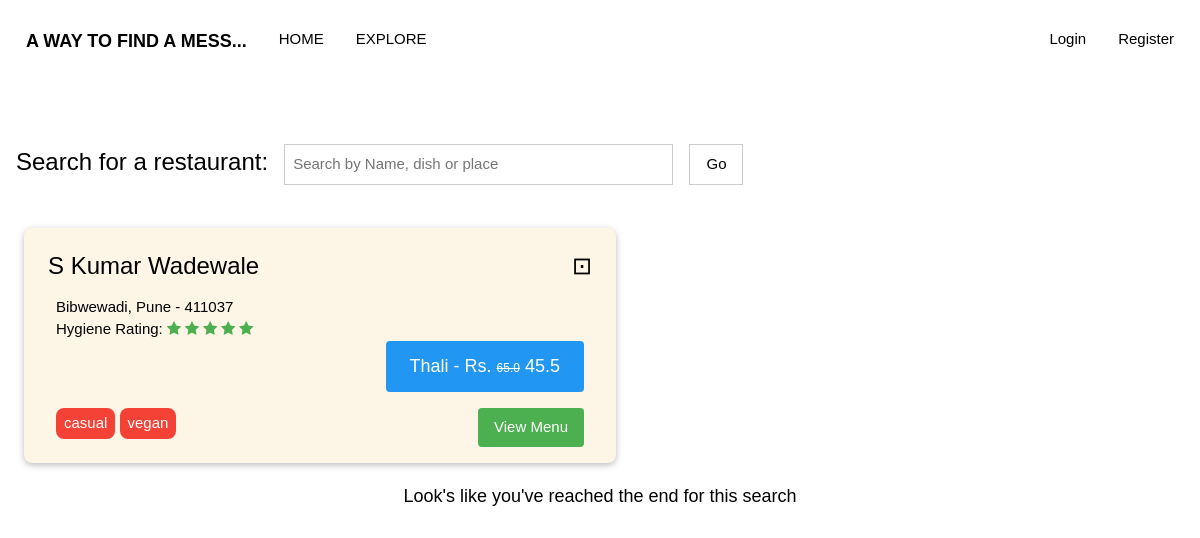
The page /search?text_query_name= on the database its author committed.
### main.py (models this page shows)
class RestaurantsDB(db.Model):
	id = db.Column(db.Integer, primary_key=True, unique=True)
	name = db.Column(db.String(80))
	menu = db.Column(db.String(80))
	rating = db.Column(db.Integer)
	address = db.Column(db.String(80))
	phone = db.Column(db.String(20))
	opening_timing = db.Column(db.String(80))
	closing_timing = db.Column(db.String(80))
	tags = db.Column(db.String(80))
	owner = db.Column(db.Integer)
	images = db.relationship('ImagesDB', backref='parent_rest')
	monthly_items = db.Column(db.String(300))
	vegetarian = db.Column(db.Boolean)
	average_cost = db.Column(db.Float)
	orders = db.Column(db.String)
	main_menu_name = db.Column(db.String)
	main_menu_price = db.Column(db.Float)

### main.py (the view, shortened to what this page needs)
@app.route("/search", methods=["GET"])
def search():
	query_result = []
	if request.method == "GET":
		text_query = request.args.get("text_query_name")
		if text_query != None:
			text_query_list = text_query.split()
			query_result = RestaurantsDB.query.filter(RestaurantsDB.name.contains(text_query), RestaurantsDB.rating.isnot(None)).all()
			for restaurant in RestaurantsDB.query.all():
				print(restaurant.rating)
				if restaurant in query_result or restaurant.rating == None:
					continue
		else:
			text_query = ""
	if "user" in session:
		loggedIn = [session["username"], session["account_type"], session["user"]]
	else:
		loggedIn = None
	return render_template("search.html", logged_in=loggedIn, query_result=query_result, text_query=text_query)

### templates/search.html (shortened to what this page needs)
{% extends "base.html" %}
{% block css %}
	<link rel="stylesheet" href="http://static.sasongsmat.nu/fonts/vegetarian.css" />
{% endblock %}
{% block content %}
	<form method="get">
		<div class="w3-container w3-margin-top w3-padding">
			<div class="w3-xlarge w3-left w3-margin-right">Search for a restaurant:</div>
			<input type="text" class="w3-input w3-third w3-border" name="text_query_name"placeholder="Search by Name, dish or place" value="{{text_query}}" />
			<input type="submit" class="w3-button w3-border w3-margin-left w3-hover-green" name="button_submit" value="Go"/>
		</div>
	</form>
	<div class="w3-container w3-padding-small">
	{% for restaurant in query_result %}
		<div class="w3-card w3-margin w3-round-large w3-hover-shadow w3-sand				{% if restaurant.images %}
						w3-twothird
					{% else %}
						w3-half
					{% endif %}"	>
			<div class="w3-container w3-rest">
				<div class="w3-margin-top w3-xlarge w3-padding-small">
					{{restaurant.name}}
					{% if restaurant.vegetarian == 1 %}
						<span class="vegetarianicon w3-right">⊡</span>
					{% endif %}
				</div>
				<div class="w3-padding w3-text-black">
					{{restaurant.address}}<br/>
					Hygiene Rating:
					{% for star in range(restaurant.rating|int) %}
						<i class="fa fa-star w3-text-green"></i>
					{% endfor %}
					<br/>
					<div class="w3-left-align">
						<div class=" w3-large w3-right w3-round w3-padding w3-blue">
							<div class="w3-container w3-padding-small">
								<span class="w3-left-align">Thali - </span>
								Rs.
								<span style="text-decoration: line-through;" class="w3-small">
									{{ restaurant.main_menu_price }}</span>
								{{ restaurant.main_menu_price * 0.7}}
							</div>
						</div>
						<br/><br/><br/>
						{% for tag in restaurant.tags.split(", ")[:3] %}
							<a href="/search?text_query_name={{tag}}" class=" w3-red w3-round-large w3-padding-small w3-button">{{tag}}</a>
						{% endfor %}
						<a href="/restaurant/{{restaurant.id}}" class="w3-button w3-right w3-green w3-round w3-padding w3-margin-bottom">View Menu</a>
					</div>
				</div>
			</div>
		</div>
	{% endfor %}
	</div>
	<div class="w3-container w3-center w3-large w3-margin-top-32">
		Look's like you've reached the end for this search
	</div>
{% endblock %}

### templates/base.html (shortened to what this page needs)
<html>
<head>
	<link rel="stylesheet" href="{{ url_for('static', filename='style/base.css') }}">
	<link rel="stylesheet" href="{{ url_for('static', filename='style/w3css.css')}}">
    <link rel="stylesheet" href="https://cdnjs.cloudflare.com/ajax/libs/font-awesome/4.7.0/css/font-awesome.min.css">
	{% block css %}{% endblock %}
</head>
<body>
<div class="w3-bar navbar w3-acp-dark-white"style="height: 15vh;display:block;justify-content:space-between;overflow: hidden;align-items: center;text-transform: uppercase;padding: 20px 10px !important;">
	<p class="w3-bar-item w3-large" style="margin: 0"><b>A Way To Find A Mess...</b></p>
	<a href="/home" class="w3-bar-item w3-button">Home</a>
	<a href="/search?text_query_name=" class="w3-bar-item w3-button">Explore</a>
	{% if logged_in %}
		<div class="w3-dropdown-click w3-right w3-margin-right">
			<button class="w3-button" onclick="displayUserSettings()">
				{{ logged_in[0] }} <i class="fa fa-caret-down"></i>
			</button>
			<div id="userSettings" class="w3-dropdown-content w3-bar-block w3-light-grey" style="text-transform: none;">
				{% if logged_in[1] == "Regular" %}
					<a class="w3-bar-item w3-button" href="/user/subscriptions">Subscriptions</a>
				{% elif logged_in[1] == "Business" %}
					<a class="w3-bar-item w3-button" href="/user/restaurant">Manage your business</a>
					<a class="w3-bar-item w3-button" href="/user/orders">Orders</a>
				{% endif %}
				<a class="w3-bar-item w3-button" href="/forgot">Update password</a>
				<a class="w3-bar-item w3-button" href="/logout">Logout</a>
			</div>
		</div>
	{% else %}
		<button class="w3-bar-item w3-button w3-right w3-hover-blue" onclick="document.getElementById('signup_modal').style.display='block'">Register</a>
		<button class="w3-bar-item w3-button w3-right  w3-hover-green" onclick="document.getElementById('login_modal').style.display='block'">Login</a>
	{% endif %}
</div>
<main>
	{% block content %}{% endblock %}
</main>
</body>
</html>

### static/style/w3css.css (style rules this page uses)
html { box-sizing:border-box }
*,*:before,*:after { box-sizing:inherit }
html { -ms-text-size-adjust:100%;-webkit-text-size-adjust:100% }
body { margin:0 }
article,aside,details,figcaption,figure,footer,header,main,menu,nav,section { display:block }
a { background-color:transparent }
b,strong { font-weight:bolder }
button,input,select,textarea,optgroup { font:inherit;margin:0 }
button,input { overflow:visible }
button,select { text-transform:none }
button,[type=button],[type=reset],[type=submit] { -webkit-appearance:button }
html,body { font-family:Verdana,sans-serif;font-size:15px;line-height:1.5 }
html { overflow-x:hidden }
a { color:inherit }
.w3-btn,.w3-button { border:none;display:inline-block;padding:8px 16px;vertical-align:middle;overflow:hidden;text-decoration:none;color:inherit;background-color:inherit;text-align:center;cursor:pointer;white-space:nowrap }
.w3-btn,.w3-button { -webkit-touch-callout:none;-webkit-user-select:none;-khtml-user-select:none;-moz-user-select:none;-ms-user-select:none;user-select:none }
.w3-input { padding:8px;display:block;border:none;border-bottom:1px solid #ccc;width:100% }
.w3-bar { width:100%;overflow:hidden }
.w3-bar .w3-bar-item { padding:8px 16px;float:left;width:auto;border:none;display:block;outline:0 }
.w3-bar .w3-button { white-space:normal }
.w3-container:after,.w3-container:before,.w3-panel:after,.w3-panel:before,.w3-row:after,.w3-row:before,.w3-row-padding:after,.w3-row-padding:before, .w3-cell-row:before,.w3-cell-row:after,.w3-clear:after,.w3-clear:before,.w3-bar:before,.w3-bar:after { content:"";display:table;clear:both }
.w3-col,.w3-half,.w3-third,.w3-twothird,.w3-threequarter,.w3-quarter { float:left;width:100% }
@media (min-width:601px) { .w3-col.m4,.w3-third { width:33.33333% } }
@media (min-width:601px) { .w3-col.m6,.w3-half { width:49.99999% } }
.w3-rest { overflow:hidden }
.w3-round,.w3-round-medium { border-radius:4px }
.w3-round-large { border-radius:8px }
.w3-container,.w3-panel { padding:0.01em 16px }
.w3-card,.w3-card-2 { box-shadow:0 2px 5px 0 rgba(0,0,0,0.16),0 2px 10px 0 rgba(0,0,0,0.12) }
.w3-small { font-size:12px!important }
.w3-large { font-size:18px!important }
.w3-xlarge { font-size:24px!important }
.w3-left-align { text-align:left!important }
.w3-center { text-align:center!important }
.w3-border { border:1px solid #ccc!important }
.w3-margin { margin:16px!important }
.w3-margin-top { margin-top:16px!important }
.w3-margin-bottom { margin-bottom:16px!important }
.w3-margin-left { margin-left:16px!important }
.w3-margin-right { margin-right:16px!important }
.w3-padding-small { padding:4px 8px!important }
.w3-padding { padding:8px 16px!important }
.w3-left { float:left!important }
.w3-right { float:right!important }
.w3-blue,.w3-hover-blue:hover { color:#fff!important;background-color:#2196F3!important }
.w3-green,.w3-hover-green:hover { color:#fff!important;background-color:#4CAF50!important }
.w3-red,.w3-hover-red:hover { color:#fff!important;background-color:#f44336!important }
.w3-sand,.w3-hover-sand:hover { color:#000!important;background-color:#fdf5e6!important }
.w3-text-green,.w3-hover-text-green:hover { color:#4CAF50!important }
.w3-text-black,.w3-hover-text-black:hover { color:#000!important }

### rows shown on the page
RestaurantsDB: name "S Kumar Wadewale", address "Bibwewadi, Pune - 411037", rating 5 (drawn), main_menu_price "65.0", restaurant.main_menu_price*0.7 "45.5", 3 "casual" "vegan"
